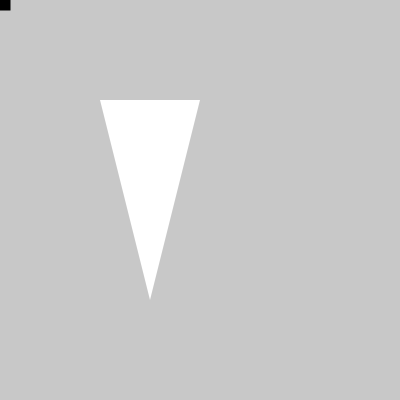
Frame 1 (no input)
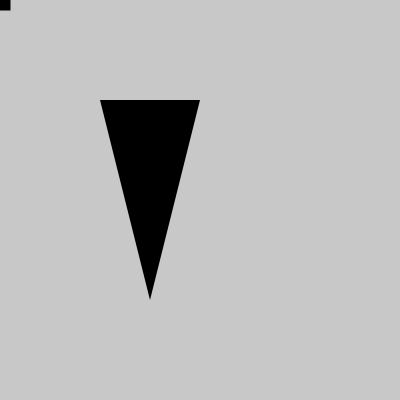
Frame 60 (the mouse pressed at the canvas centre just before this capture)
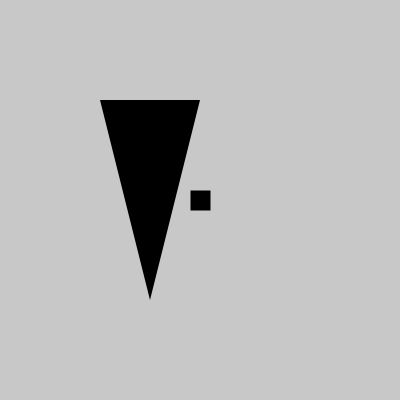
Frame 120 (the mouse held since frame 60 and released just before this capture)

The Processing sketch that drew these frames (run headless with seeded random() and noise(); from frame 60 on, the mouse is pressed at the canvas centre):

// Processing sketch: colisiones
// ── colisiones.pde
//https://github.com/jeffThompson/CollisionDetectionFunctionsForProcessing

int x1 = 100;
int y1 = 100;
int x2 = 200;
int y2 = 100;
int x3 = 150;
int y3 = 300;
int px = 10;
int py = 10;

void setup() {
  size(400,400);
}

void draw() {
  background(200);
  
  px = mouseX;
  py = mouseY;
  noStroke();
  triangle(x1, y1, x2, y2, x3, y3);
  
  strokeWeight(10);
  stroke(0);
  
  point(px, py);
  rectMode(CENTER);
  rect(px,py, 10,10);
  if(pointTriangle(x1, y1, x2, y2, x3, y3, px, py)){
    fill(255,0,0);
  } else {
    fill(0);
  }
}



boolean pointTriangle(int x1, int y1, int x2, int y2, int x3, int y3, int px, int py) {
  int a0 = abs((x2-x1)*(y3-y1)-(x3-x1)*(y2-y1));
  int a1 = abs((x1-px)*(y2-py)-(x2-px)*(y1-py));
  int a2 = abs((x2-px)*(y3-py)-(x3-px)*(y2-py));
  int a3 = abs((x3-px)*(y1-py)-(x1-px)*(y3-py));
  
  return (abs(a1+a2+a3 - a0) <= 1/256);
}
